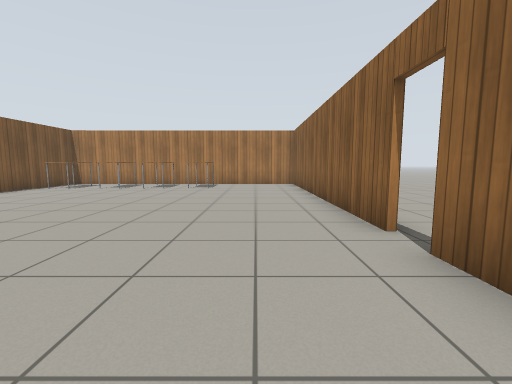
view 1 (above)

14 first-person views from a walk through a Gazebo world. The camera is 0.9 m above the floor, tilts 6° down and sees 90° across. Floor lines are 1 m apart. The floor is counted in squares, 1 m on a side. Each view is taken from the middle of a square. On the plan, view 1 faces up. The plan holds only what a view shows up to about 10 squares ahead; the rest is blank. The robots in the file are not drawn. Gazebo's built-in surfaces are drawn with simple patterns.

view 2
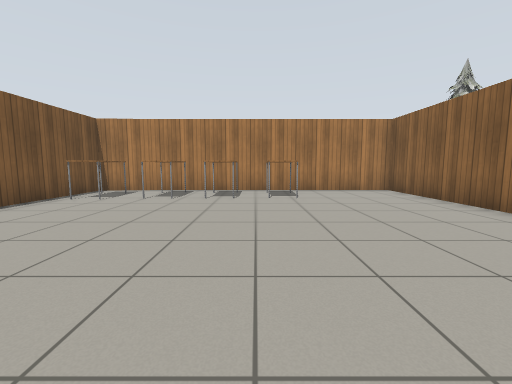

view 3
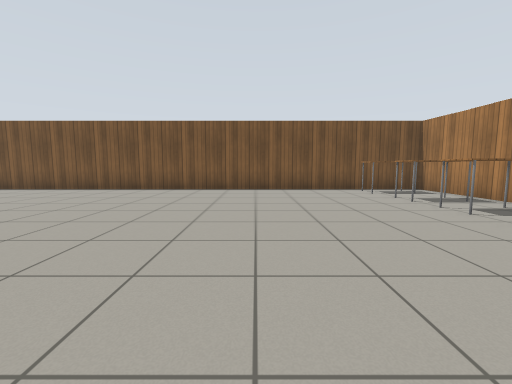

view 4
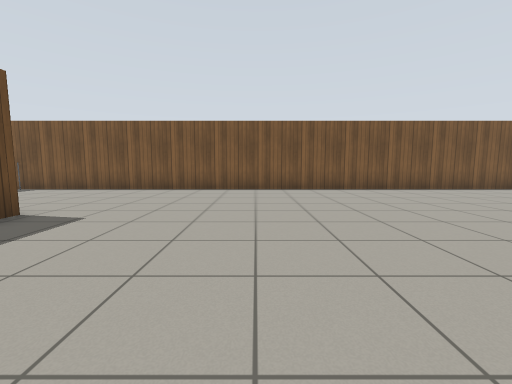

view 5
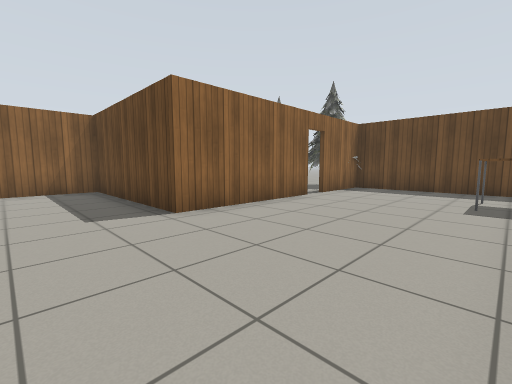

view 6
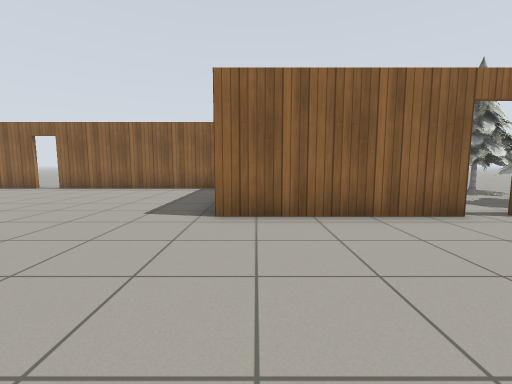

view 7
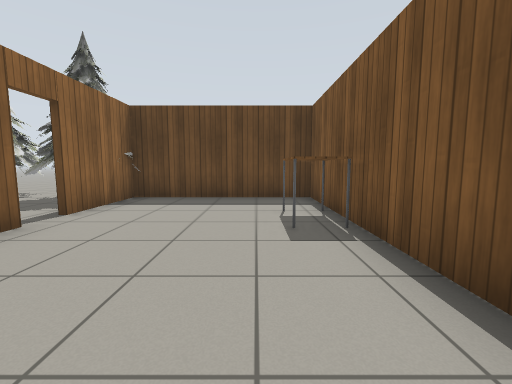

view 8
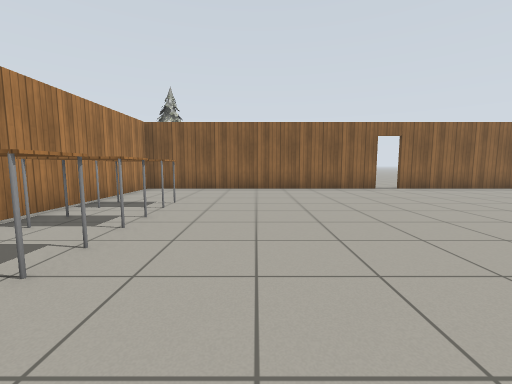

view 9
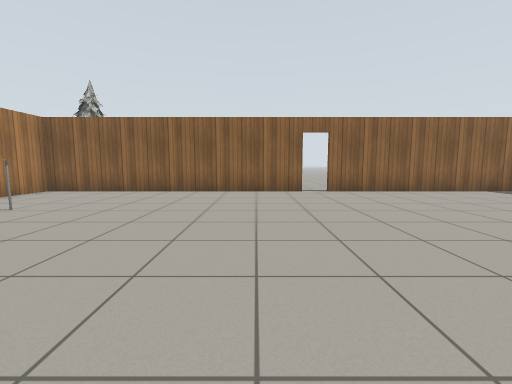

view 10
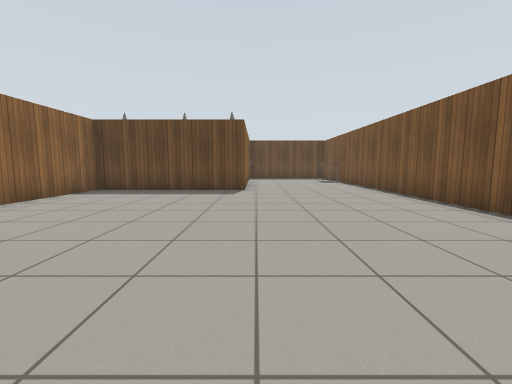

view 11
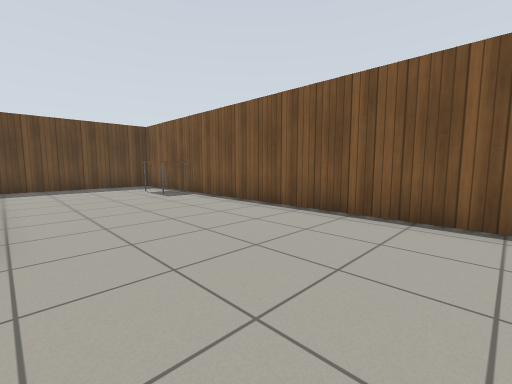

view 12
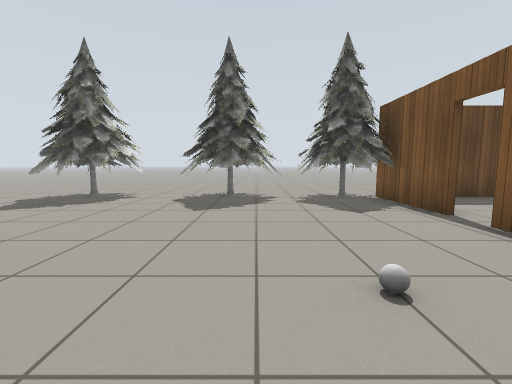

view 13
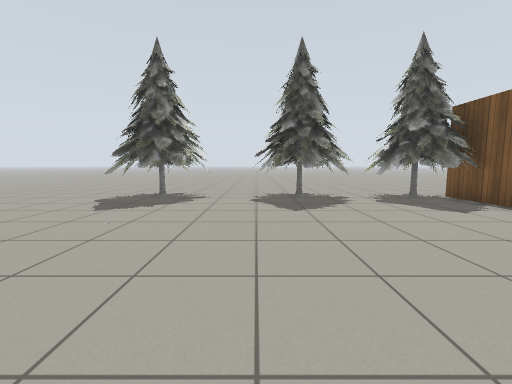

view 14
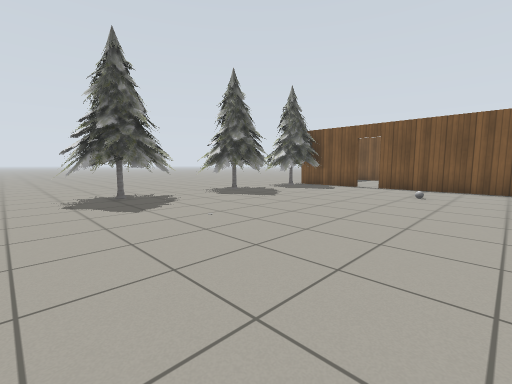

### Floor plan
Points are (right, up) in squares from view 1. A wall is a line through its corners. A room is listed if a view was taken in it or the views show most of it. See-through windows are left out.
Room 1 (views 1, 2, 3, 4, 5, 6, 7, 8, 9, 10, 11)
walls: (1.8, 3.4) (1.8, 12.2) (-8.5, 12.2) (-8.5, -12.1) (-4.6, -12.1); (-3.6, -8.8) (-3.6, -4.3) (1.8, -4.3) (1.8, 2.6); (-3.6, -10.4) (-3.6, -9.5)
ways out: opening at (-4, -11) to room 2; open door at (-3.5, -9) to room 2; open door at (2, 3) to room 2
objects: table (-8, -10) to (-8, -9); table (-8, 10) to (-7, 11); table (-6, 10) to (-6, 11); table (-4, 10) to (-4, 11); table (-2, 10) to (-2, 11)
Room 2 (views 12, 13, 14)
walls: (-3.4, -4.9) (-3.4, -8.7); (-3.4, -9.5) (-3.4, -12.4); (-4.6, -12.1) (-3.6, -12.1) (-3.6, -10.4)
ways out: opening at (-4, -11) to room 1; open door at (-3.5, -9) to room 1; open door at (2, 3) to room 1
objects: pine tree (-4, -13) to (-1, -11); white ball (-1, -7); pine tree (0, -13) to (2, -11); pine tree (3, -14) to (6, -11)

Where each view was taken, in squares from view 1:
view 1: 0 up, 0 right, facing up
view 2: 3 up, 3 left, facing up
view 3: 6 up, 1 right, facing left
view 4: 0 up, 1 right, facing left
view 5: 2 down, 8 left, facing down-right
view 6: 5 down, 8 left, facing right
view 7: 5 down, 7 left, facing down
view 8: 8 up, 8 left, facing right
view 9: 5 up, 7 left, facing right
view 10: 5 up, 4 left, facing down
view 11: 1 down, 4 left, facing down-left
view 12: 5 down, 0 right, facing down
view 13: 5 down, 2 right, facing down
view 14: 5 down, 7 right, facing down-left
